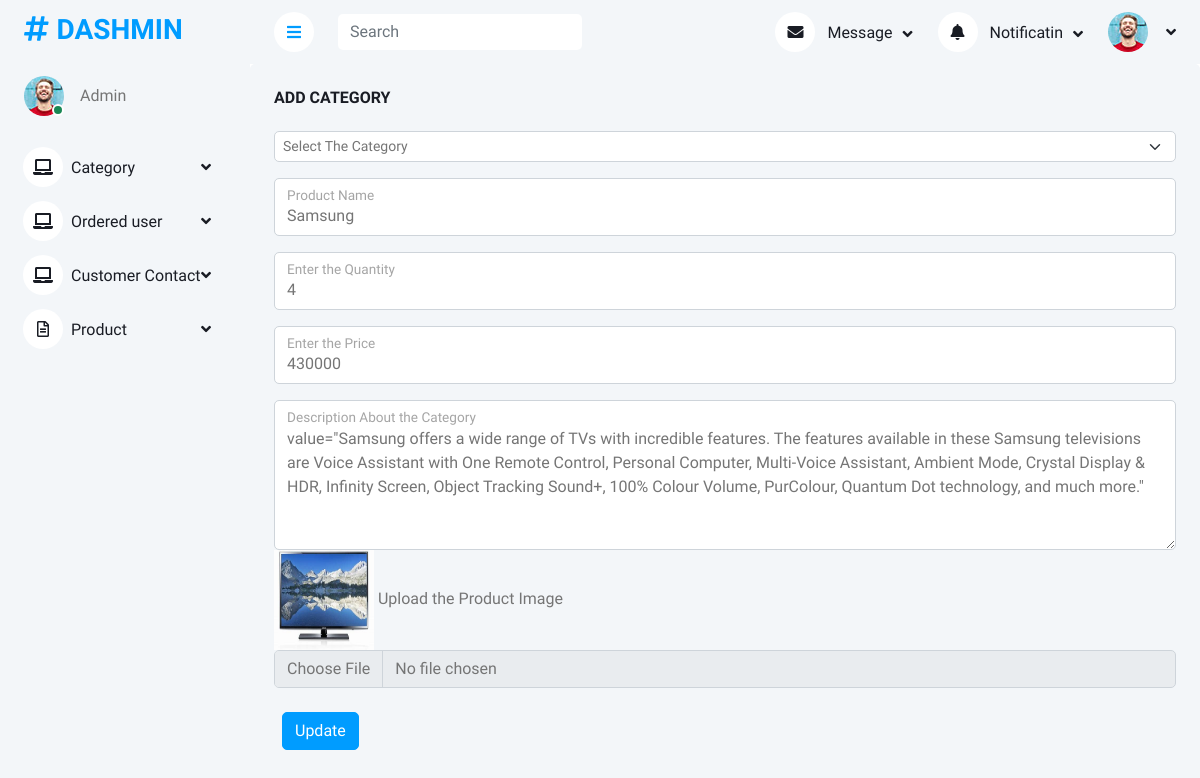
Page /newapp/editproctsavee/1/ on the committed database.
### newapp/models.py (models this page shows)
class productdb(models.Model):
    selectcategory = models.CharField(max_length=100, null=True, blank=True)
    productname = models.CharField(max_length=100, null=True, blank=True)
    quantity = models.IntegerField( null=True, blank=True)
    price = models.IntegerField( null=True, blank=True)
    description = models.CharField(max_length=100, null=True, blank=True)
    image = models.ImageField(upload_to=productname, null=True, blank=True)

### newapp/views.py (the view)
# urls.py: path('editproctsavee/<int:dataidd>/',views.editproctsavee, name="editproctsavee"),
def editproctsavee(request,dataidd):
    product=addcategorydb.objects.all()
    databb=productdb.objects.get(id=dataidd)
    return render(request,"productedit.html",{"daa":databb, "pro":product})

### newapp/templates/productedit.html (shortened to what this page needs)
<!DOCTYPE html>
{% extends 'index.html' %}
{% block content %}
<html lang="en">
<head>
    <link rel="stylesheet" href="https://cdn.jsdelivr.net/npm/sweetalert2@10.15.5/dist/sweetalert2.min.css">
</head>
<body>
<div class="bg-light rounded h-100 p-4">
                            <h6 class="mb-4">ADD CATEGORY</h6>
                            <form method="POST" action="{% url 'productupdate' dataidd=daa.id %}" enctype="multipart/form-data">
                                <div>
                                <select class="form-select form-select-sm mb-3" aria-label=".form-select-sm example" name="select_category">
                                <option selected="">Select The Category</option>
                            </select>
                                </div>
                            <div class="form-floating mb-3">
                                <input type="text" class="form-control"  placeholder="Product Name" name="productname" value="{{daa.productname}}">
                        <label for="floatingInput">Product Name</label>
                            </div>
                                <div class="form-floating mb-3">
                                <input type="number" class="form-control"  placeholder="quantity" name="quantity" min="1" max="5" value="{{daa.quantity}}">
                                <label for="floatingInput">Enter the Quantity</label>
                            </div>
                                <div class="form-floating mb-3">
                                <input type="text" class="form-control" id="floatingInput" placeholder="Price" name="price" value="{{daa.price}}">
                                <label for="floatingInput">Enter the Price</label>
                                    </div>
                                    <div class="form-floating">
                                <textarea class="form-control" placeholder="description" id="floatingTextarea" style="height: 150px;" name="description" >{{daa.description}}</textarea>
                                <label for="floatingTextarea">Description About the Category</label>
                                    </div>
                                  <div class="mb-3">
                                      <img src="{{daa.image.url}}" height="100px" width="100px">
                                <label for="formFile" class="form-label">Upload the Product Image</label>
                                <input class="form-control" type="file" id="formFile" name="image">
                               </div>
                                <button type="submit" class="btn btn-primary m-2">Update</button>
                            </form>
                        </div>
</body>
</html>
{% endblock %}

### newapp/static/css/style.css (style rules this page uses)
:root { --primary: #009CFF; --light: #F3F6F9; --dark: #191C24; }
.btn { transition: .5s; }
.btn.btn-primary { color: #FFFFFF; }

### rows in the picture
productdb: productname "Samsung", quantity "4", price "430000", description "value=\"Samsung offers a wide range of TVs with incredible features. The features available in these Samsung televisions are Voice Assistant with One Remote Control, Personal Computer, Multi-Voice Assistant, Ambient Mode, Crystal Display & HDR, Infinity Screen, Object Tracking Sound+, 100% Colour Volume, PurColour, Quantum Dot technology, and much more.\"", image (picture)
